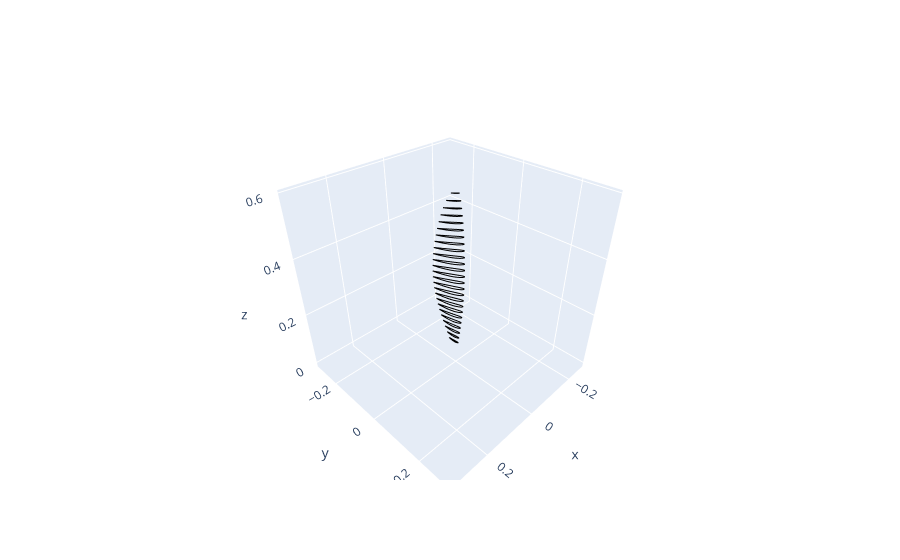

Notebook code cell kept with this figure:
### Markdown cell above
# Running the optimisation

Having defined the conditions we now run the actual optimisation. In the code it will be as simple as calling a single line however there is much going on in the background. A general overview of procedure is described here however for a full description refer to the paper (download link available in the course in sources). 

The general procedure can be condensed to the following:

1. Select an initial estimate for $\zeta$, the displacement velocity ratio ($\zeta$ = 0 will work).
2. Determine the values for $F$, the Prandtl momentum loss factor, and $\phi$, the flow angle, at each blade station.
3. Determine the product $Wc$, the local velocity multiplied by the local chord. Additionally, compute the Reynolds number.
4. Determine $\epsilon$, the drag-to-lift ratio, and $\alpha$, the angle of attack, from airfoil section data.
5. If $\epsilon$ is to be minimized, change $C_l$, and repeat Steps 3 and 4 until this is accomplished at each station.
6. Determine $\alpha$ and $\alpha'$, the axial and rotational interference factor, respectively.
7. Compute the chord from Step 3, and the blade twist $\beta = \alpha + \phi$.
8. Determine the four derivatives in I and J, and numerically integrate these from the non-dimensional hub radius, $\xi_0$ to the non-dimensional radius $\xi$ = 1.
9. Determine $\zeta$ and $T_c$, the thrust coefficient.
10. If this new value for $\zeta$ is not sufficiently close to the old one (e.g., within 0.1\%), start over at step 2 using the new $\zeta$.
11. Determine propeller efficiency as $\eta = \frac{T}{P_c}$, and other features such as solidity.

Let us now run and plot the resulting blade geometry. Before doing so

### Code cell
# Initiazlie BEM class
design = prop.BEM(data_path, prop_class, rho_cr, 
                  dyn_vis, v_cruise, n_stations, a_snd, T=thrust_req)

# Execute the BEM optimisation with initial estimate of 0
res_dict = design.optimise_blade(zeta_init=0)

# Print the available results to the user
print(f"The available keys in the res_dict dictionary are as followed:\n")
[print(i) for i in res_dict.keys()]
print(f"\nThe available results can be accessed like so {res_dict['eff']=}")

# Plot the results
plot = prop.PlotBlade(prop_class, coord_path)
plot.plot_blade()
plot.plot_3D_plotly()
